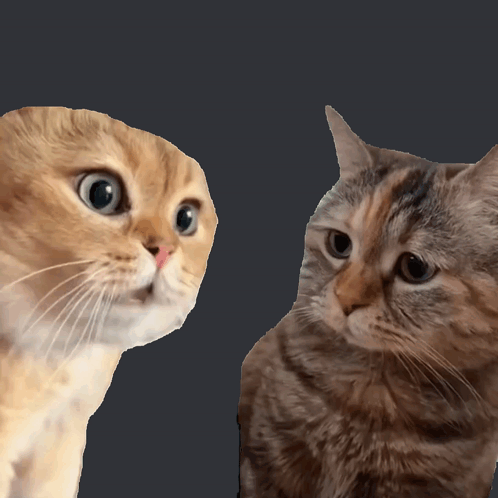
#> input picture hw1/part1/testdata/2.png, 498 x 498 px
$ python main.py
#> lines starting #> are read from the running program, lines starting #| are printed output that depends on the picture
### hw1/part1/DoG.py
import numpy as np
import cv2

class Difference_of_Gaussian(object):
    def __init__(self, threshold):
        self.threshold = threshold
        self.sigma = 2**(1/4)
        self.num_octaves = 2
        self.num_DoG_images_per_octave = 4
        self.num_guassian_images_per_octave = self.num_DoG_images_per_octave + 1

    def get_keypoints(self, image):
        # Step 1: Filter images with different sigma values (5 images per octave, 2 octave in total)
        # - Function: cv2.GaussianBlur (kernel = (0, 0), sigma = self.sigma**___)
        sigmaValues = [self.sigma**i for i in range(1,self.num_DoG_images_per_octave+1)]
        gaussian_images = []
        imageForGaussion = image.copy()

        # create gaussian images
        for octives in range(self.num_octaves):
            gaussian_images.append([imageForGaussion]) # add the original image to the gaussian_images
            gaussian_images[-1].extend(cv2.GaussianBlur(imageForGaussion, (0,0), sigma) for sigma in sigmaValues) # add the gaussian images to the gaussian_images
            imageForGaussion = cv2.resize(gaussian_images[-1][-1], (0, 0), fx=0.5, fy=0.5 , interpolation=cv2.INTER_NEAREST) #resize the image for next octave (half the size of the last image in the octave)

        # Step 2: Subtract 2 neighbor images to get DoG images (4 images per octave, 2 octave in total)
        # - Function: cv2.subtract(second_image, first_image)
        dog_images = []
        for octives in range(self.num_octaves):
            # create DoG images
            dog_images.append([cv2.subtract(gaussian_images[octives][i+1], gaussian_images[octives][i]) for i in range(len(gaussian_images[octives])-1)])


        # Step 3: Thresholding the value and Find local extremum (local maximun and local minimum)
        #         Keep local extremum as a keypoint
        keypoints = []
        scale = 1
        for octives in range(self.num_octaves):
            octiveKeyPoints = set()
            octivesDogImageArray = np.array(dog_images[octives])
            for dogIndex in range(1,octivesDogImageArray.shape[0]-1): # iterate through all the DoG images
                currentDogImage = octivesDogImageArray[dogIndex] # get the current DoG image
                overThreshold = np.argwhere(abs(currentDogImage) > self.threshold) # get the points that are over the threshold
                for(x,y) in overThreshold: # iterate through all the points that are over the threshold
                    if (dogIndex == 0 or dogIndex == octivesDogImageArray.shape[0]-1):
                        # if the current DoG image is the first or the last DoG image in the octave, then skip the current point
                        continue
                    if (x == 0 or x == currentDogImage.shape[0] - 1 or y == 0 or y == currentDogImage.shape[1] - 1):
                        # if the current point is on the edge of the image, then skip the current point
                        continue
                    if (currentDogImage[x,y] == np.max(octivesDogImageArray[dogIndex-1:dogIndex+2, x-1:x+2, y-1:y+2]) or currentDogImage[x,y] == np.min(octivesDogImageArray[dogIndex-1:dogIndex+2, x-1:x+2, y-1:y+2])):
                        octiveKeyPoints.add((x * scale,y * scale))
            scale *= 2 # double the scale for the next octave
            keypoints.extend(octiveKeyPoints) # add the keypoints of the current octave to the keypoints list


        # Step 4: Delete duplicate keypoints
        # - Function: np.unique
        keypoints = np.unique(keypoints, axis=0)

        # sort 2d-point by y, then by x
        keypoints = keypoints[np.lexsort((keypoints[:,1],keypoints[:,0]))]
        return keypoints

### hw1/part1/main.py
import numpy as np
import cv2
import argparse
from DoG import Difference_of_Gaussian


def plot_keypoints(img_gray, keypoints, save_path):
    img = np.repeat(np.expand_dims(img_gray, axis = 2), 3, axis = 2)
    for y, x in keypoints:
        cv2.circle(img, (x, y), 5, (0, 0, 255), -1)
    cv2.imwrite(save_path, img)

def main():
    parser = argparse.ArgumentParser(description='main function of Difference of Gaussian')
    parser.add_argument('--threshold', default=3.0, type=float, help='threshold value for feature selection')
    parser.add_argument('--image_path', default='./testdata/2.png', help='path to input image')
    args = parser.parse_args()

    print('Processing %s ...'%args.image_path)
    # read image with grayscale
    img = cv2.imread(args.image_path, 0).astype(np.float32)
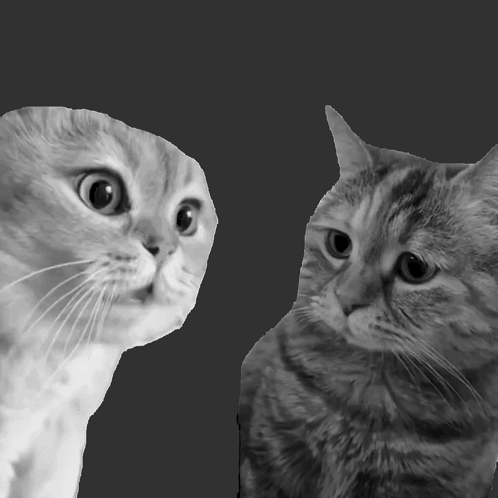
#> img: shape (498, 498) float32; min 0, max 234, mean 86.7

    # create DoG object
    dog = Difference_of_Gaussian(args.threshold)
    keypoints = dog.get_keypoints(img)
#> the loop in get_keypoints, `for octives in range(self.num_octaves):` made 2 passes
#> pass 1, in get_keypoints, `imageForGaussion = cv2.resize(gaussian_images[-1][-1], (0, 0), fx=0.5,..`:
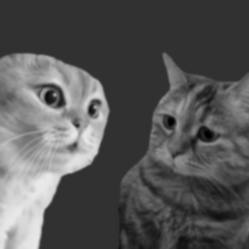
#> imageForGaussion: shape (249, 249) float32; min 0.127, max 233.9, mean 86.7
#> pass 2, in get_keypoints, `imageForGaussion = cv2.resize(gaussian_images[-1][-1], (0, 0), fx=0.5,..`:
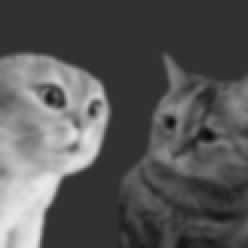
#> imageForGaussion: shape (124, 124) float32 (shown 2 times larger); min 8.55, max 232.7, mean 86.9
#> after the loop in get_keypoints, `for octives in range(self.num_octaves):`: gaussian_images = 2 items
#> after the loop in get_keypoints, `for octives in range(self.num_octaves):`: keypoints = 115 pairs, first value 106 to 495, second value 8 to 470; scale = 4
    plot_keypoints(img, keypoints, 'output.png')
#> the loop in plot_keypoints, `for y, x in keypoints:` made 115 passes
#> (y, x) on passes 1 to 12: (106, 68), (107, 80), (110, 8), (110, 83), (110, 98), (110, 323), (111, 88), (111, 102), (114, 101), (119, 328), (123, 122), (126, 327)
#> after the loop in plot_keypoints, `for y, x in keypoints:`:
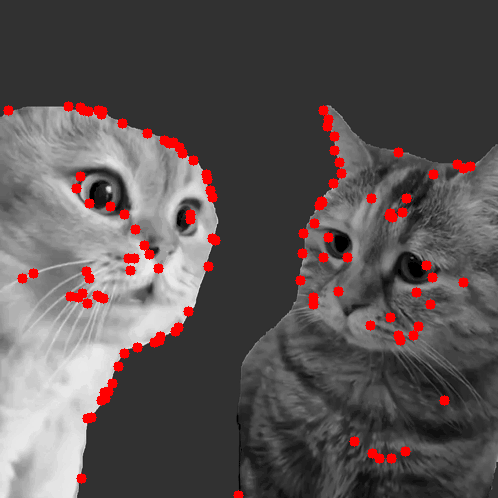
#> img: shape (498, 498, 3) float32; mean of channels 0, 1, 2 83.1, 83.1, 91.5; drawn as B, G, R
    print(keypoints.shape)
#| (115, 2)


if __name__ == '__main__':
    main()
